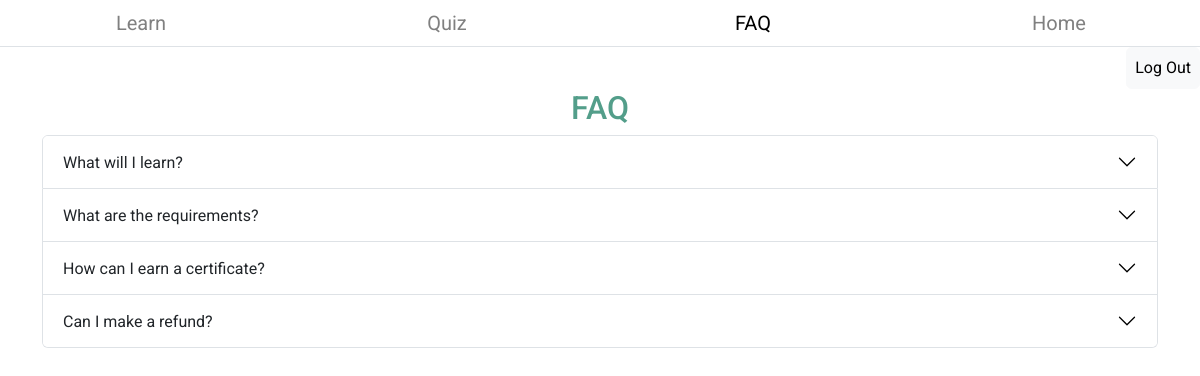
Screenshot of /faq/ with the database file from the repository.
### LinguaApp/models.py (models this page shows)
class Faq(models.Model):
    title = models.CharField(max_length=50)

class FaqData(models.Model):
    question = models.CharField(max_length=50)
    answer = models.TextField()
    faq = models.ForeignKey(Faq, on_delete=models.CASCADE)

### LinguaApp/views.py (the view)
# urls.py: path('faq/', faq, name="faq"),
def faq(request):
    queryset = Faq.objects.all()[0]
    faqs_data = FaqData.objects.filter(faq_id=queryset.id).all()
    for field in faqs_data:
        field.domId = "dom" + str(field.id)
    context = {"faq": queryset, "faqs_data": faqs_data}
    return render(request, "faq.html", context=context)

### LinguaApp/templates/faq.html (shortened to what this page needs)
<!DOCTYPE html>
<html lang="en">
<head>
    <link rel="stylesheet" href="https://cdn.jsdelivr.net/npm/bootstrap-icons@1.8.3/font/bootstrap-icons.css">
    <link href="https://cdn.jsdelivr.net/npm/bootstrap@5.2.0-beta1/dist/css/bootstrap.min.css" rel="stylesheet">
    <link rel="stylesheet" href="{{ MEDIA_URL }}/assets/styles/login.css" />
</head>
<body>
<div class="row navigation text-center border-bottom">
    <div class="col-3 p-2">
        <a href="/learn">Learn</a>
    </div>
    <div class="col-3 p-2">
        <a href="/quiz">Quiz</a>
    </div>
    <div class="col-3 p-2">
        <a class="active" href="/faq">FAQ</a>
    </div>
    <div class="col-3 p-2">
        <a href="/welcome">Home</a>
    </div>
</div>
<div class="row">
    <div class="col-12 text-end">
        <a href="/logout" class="p-2 btn btn-light">Log Out</a>
    </div>
</div>
<div class="container">
    <div class="row text-center">
        <div class="col-12">
            <h2 class="faq-title">{{ faq.title }}</h2>
        </div>
    </div>
    <div class="row">
        <div class="col-12">
            <div class="accordion" id="accordionFlushExample">
                {% for field in faqs_data %}
                    <div class="accordion-item">
                        <h2 class="accordion-header" id="flush-{{ field.domId }}">
                            <button class="accordion-button collapsed" type="button" data-bs-toggle="collapse" data-bs-target="#{{ field.domId }}" aria-expanded="false" aria-controls="{{ field.domId }}">
                            {{ field.question }}
                            </button>
                        </h2>
                </div>
                {% endfor %}
            </div>
        </div>
    </div>
</div>
</body>
</html>

### assets/styles/login.css (style rules this page uses)
body { font-family: Roboto, sans-serif; }
.navigation a, .navigation a:hover, .navigation a:visited, .navigation a:active { color: grey; text-decoration: none; font-size: 20px; }
.active { color: black !important; }
.faq-title { color: #539e8a; }

### rows the page displays
Faq: title "FAQ"
FaqData: question "What will I learn?"
FaqData: question "What are the requirements?"
FaqData: question "How can I earn a certificate?"
FaqData: question "Can I make a refund?"
